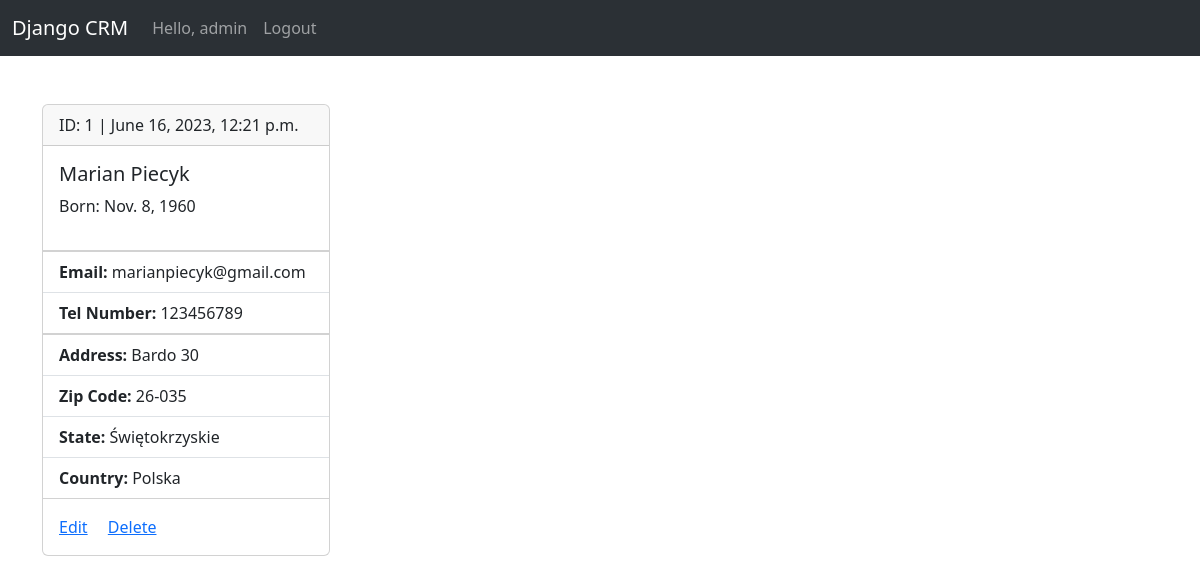
The page /record/1 (signed in) on the database its author committed.
### core/models.py (models this page shows, shortened)
class Record(models.Model):
    first_name = models.CharField(max_length=50)
    last_name = models.CharField(max_length=50)
    birth_date = models.DateField()
    email = models.EmailField()
    tel_number = models.CharField(max_length=20)
    address = models.CharField(max_length=100)
    zip_code = models.CharField(max_length=10)
    state = models.CharField(max_length=50)
    country = models.CharField(max_length=50)
    created_at = models.DateTimeField(auto_now_add=True)
    def __str__(self):
        return f'{self.first_name} {self.last_name}'

### core/views.py (the view)
# urls.py: path("record/<int:pk>", views.record_view, name="record_detail"),
def record_view(request, pk):
    if request.user.is_authenticated:
        record = get_object_or_404(Record, pk=pk)
        return render(request, 'record.html', {'record': record})
    else:
        redirect('login')

### templates/record.html (shortened to what this page needs)
{% extends 'base.html' %}
{% block content %}
<div class="card" style="width: 18rem;">
    <div class="card-header">ID: {{ record.id }} | {{ record.created_at }}</div>
    <ul class="list-group list-group-flush">
        <div class="card-body">
            <h5 class="card-title">{{record.first_name}} {{record.last_name}}</h5>
            <p>Born: {{ record.birth_date }}</p>
        </div>
    </ul>
    <ul class="list-group list-group-flush">
        <li class="list-group-item "><span class="fw-semibold">Email:</span> {{ record.email }}</li>
        <li class="list-group-item"><span class="fw-semibold">Tel Number:</span> {{ record.tel_number }}</li>
    </ul>
    <ul class="list-group list-group-flush">
        <li class="list-group-item"><span class="fw-semibold">Address:</span> {{ record.address }}</li>
        <li class="list-group-item"><span class="fw-semibold">Zip Code:</span> {{ record.zip_code }}</li>
        <li class="list-group-item"><span class="fw-semibold">State:</span> {{ record.state }}</li>
        <li class="list-group-item"><span class="fw-semibold">Country:</span> {{ record.country }}</li>
    </ul>
    <div class="card-body">
        <a href="#" class="card-link">Edit</a>
        <a href="#" class="card-link">Delete</a>
    </div>
</div>
{% endblock %}

### templates/navbar.html (shortened to what this page needs)
<nav class="navbar navbar-expand-lg bg-body-tertiary" data-bs-theme="dark">
    <div class="container-fluid">
        <a class="navbar-brand" href="{% url 'homepage' %}">Django CRM</a>
        <div class="collapse navbar-collapse" id="navbarNav">
            <ul class="navbar-nav">
                {% if request.user.is_authenticated %}
                <li class="nav-item">
                    <span class="nav-link">Hello, {{ request.user.username }}</span>
                </li>
                <li class="nav-item">
                    <a class="nav-link" href="{% url 'logout' %}">Logout</a>
                </li>
                {% endif %}
            </ul>
        </div>
    </div>
</nav>

### rows shown on the page
Record: id "1", created_at "June 16, 2023, 12:21 p.m.", first_name "Marian", last_name "Piecyk", birth_date "Nov. 8, 1960", email "marianpiecyk@gmail.com", tel_number "123456789", address "Bardo 30", zip_code "26-035", state "Świętokrzyskie", country "Polska"

### other values the page prints
{{ request.user.username }} "admin"
